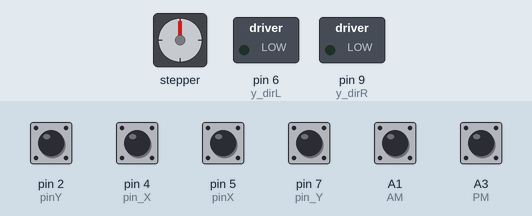
Recording of a sketch running on a simulated Arduino Uno, built with avr-gcc and run on an emulated ATmega328P. Parts: stepper motor, switched loads named in the sketch (green lamp = pin HIGH). The inputs (shaded band) are chosen by the test bench; at power-on: A1 (AM), A3 (PM), pin 2 (pinY), pin 4 (pin_X), pin 5 (pinX), pin 7 (pin_Y) HIGH. Stepper angles assume 200 steps per turn.

Above: at 1.2 s.
1.3 s: pin 4 (pin_X) pulled LOW for 1 s
At 2.6 s:
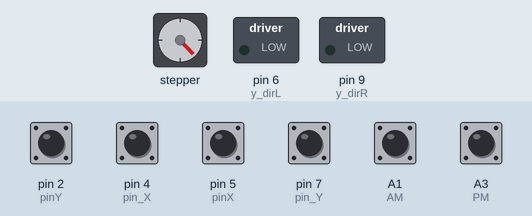
3.8 s: pin 2 (pinY) pulled LOW for 0.15 s
At 3.87 s:
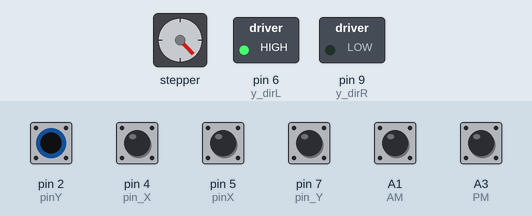
5.4 s: pin 5 (pinX) pulled LOW for 0.15 s
At 6.7 s:
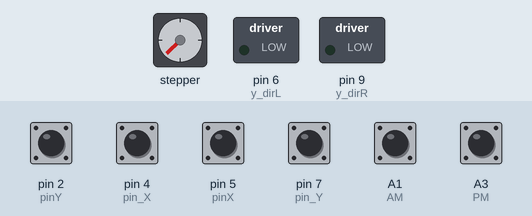
7.0 s: pin 7 (pin_Y) pulled LOW for 0.15 s
At 7.07 s:
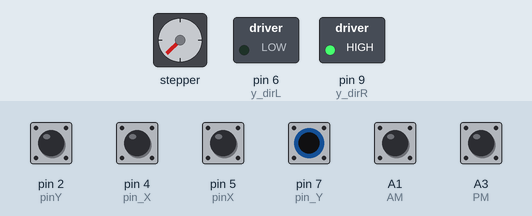
8.6 s: A1 (AM) pulled LOW for 0.15 s
At 9.9 s:
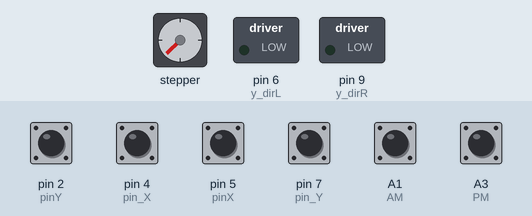
Timing chart, 0 to 59.2 s (numbered marks = the images above; inputs shaded):
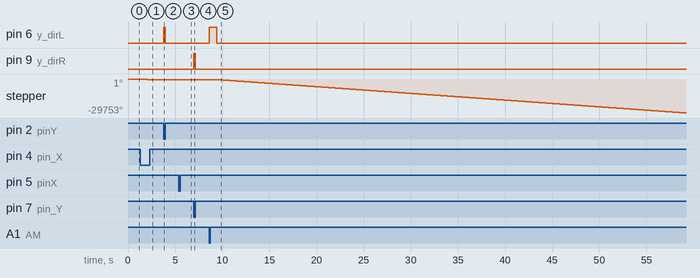

Measured:
- after the input at 1.3 s, stepper: turns 584° counter-clockwise in 1.0 s, starting at once
- after the input at 3.8 s, pin 6 (y_dirL): LOW → HIGH at once, → LOW 0.15 s later
- after the input at 5.4 s, stepper: turns 89° clockwise in 0.15 s, starting at once
- after the input at 7.0 s, pin 9 (y_dirR): LOW → HIGH at once, → LOW 0.15 s later
- after the input at 8.6 s, pin 6 (y_dirL): LOW → HIGH at once, → LOW 0.80 s later; stepper: keeps turning counter-clockwise at about 588°/s, starting after 0.84 s

The sketch:

IMFR11GHz_Control.ino
```cpp
#include <AccelStepper.h>
#define AM A1
#define PM A3
#define pin_X    4
#define pinX     5
#define pin_Y    7
#define pinY      2
#define y_dirL 6   // Define el Pin de STEP para Motor de eje X
#define y_dirR  9   // Define el Pin de DIR  para Motor de eje X
#define x_paso 10   // Define el Pin de STEP para Motor de eje Y
#define x_dire 12
bool ejecutada = false;
bool X;
bool X_;
bool Y;
bool Y_;
int t=1600;
AccelStepper stepper(1,x_paso,x_dire);

void setup() {
Serial.begin(9600);    //Iniciando puerto serial

pinMode(y_dirR,OUTPUT); // ustaw Pin9 jako PUL
pinMode(y_dirL,OUTPUT);
pinMode(x_paso,OUTPUT); // ustaw Pin9 jako PUL
pinMode(x_dire,OUTPUT); // ustaw Pin8 jako DIR

pinMode(pin_X,INPUT_PULLUP);
pinMode(pinX,INPUT_PULLUP);
pinMode(pin_Y,INPUT_PULLUP);
pinMode(pinY,INPUT_PULLUP);

pinMode(AM, INPUT_PULLUP);
pinMode(PM, INPUT_PULLUP);
stepper.setMaxSpeed(350);//12000
stepper.moveTo(-210);//0.7 grados
stepper.setSpeed(350);
stepper.setAcceleration(1);
}
int movimiento=42000;//70 grados
int velocidad= 350;
void loop() {
if(digitalRead(AM)==LOW)
  {
  if(ejecutada == false) {
  analogWrite(y_dirL, 255);
  delay(800);
  analogWrite(y_dirL,0);
  stepper.move(210);//2.5 grados
  stepper.run();
  ejecutada = true;
  }

  stepper.moveTo(movimiento);//0.7 grados orig:420,450 en vel
  stepper.setSpeed(velocidad);

  if(stepper.distanceToGo()==0)
  {
    stepper.move(-(stepper.currentPosition()));
    stepper.setSpeed(velocidad);
  }
  while (stepper.distanceToGo()!=0)
  {
  stepper.runSpeedToPosition();
  }

}
else{
  X = digitalRead(pinX);
  X_ = digitalRead(pin_X);
  Y = digitalRead(pinY);
  Y_ = digitalRead(pin_Y);

  if(X==LOW){
    stepper.setSpeed(velocidad);  // Velocidad hacia la derecha
    stepper.runSpeed();
    }
  else if(X_==LOW){
    stepper.setSpeed(-1*(velocidad));  // Velocidad hacia la derecha
    stepper.runSpeed();
    }
  else{
    stepper.setSpeed(0);
    stepper.runSpeed();

    }

  if(Y==LOW){

    analogWrite(y_dirR, 0);
    analogWrite(y_dirL, 255);
    }

  else if(Y_==LOW){

    analogWrite(y_dirR, 255);
    analogWrite(y_dirL, 0);
    }

  else{

  analogWrite(y_dirR, 0);
  analogWrite(y_dirL, 0);
  }
}
if (digitalRead(PM)==LOW)
{
 if(ejecutada == false) {
  analogWrite(y_dirR, 255);
  delay(800);
  analogWrite(y_dirR, 0);
  stepper.move(-210);
  stepper.run();//a un lado 0.35 grados
  ejecutada = true;
  }

//stepper.setSpeed(600);
  stepper.moveTo(movimiento);//0.7 grados
  stepper.setSpeed(velocidad);

  if(stepper.distanceToGo()==0)
  {
    stepper.moveTo(-(stepper.currentPosition()));
    stepper.setSpeed(velocidad);
  }
  while (stepper.distanceToGo()!=0)
  {
  stepper.runSpeedToPosition();
  }
}
}
```
